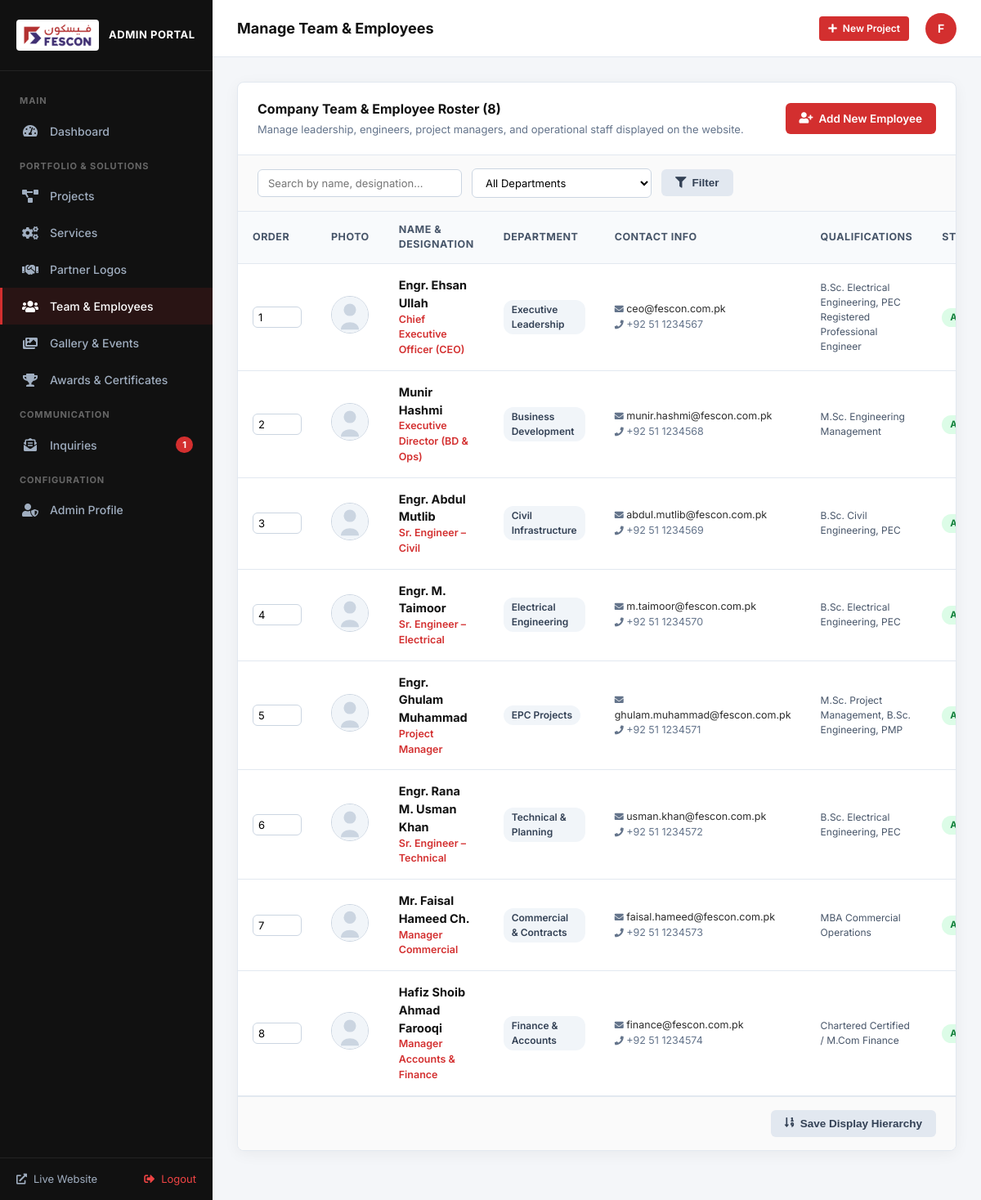
/admin/team.php (signed in), run on the app's committed database.
### tables this page shows
CREATE TABLE team_members (
        id INTEGER PRIMARY KEY AUTOINCREMENT,
        name TEXT NOT NULL,
        designation TEXT NOT NULL,
        department TEXT DEFAULT 'Engineering',
        image_url TEXT,
        email TEXT,
        phone TEXT,
        linkedin_url TEXT,
        bio TEXT,
        education TEXT,
        sort_order INTEGER DEFAULT 0,
        is_active INTEGER DEFAULT 1,
        created_at DATETIME DEFAULT CURRENT_TIMESTAMP
    );

### includes/config.php (called while the page is built, shortened)
<?php
$scriptName = str_replace('\\', '/', $_SERVER['SCRIPT_NAME'] ?? '');
$scriptDir = dirname($scriptName);
if ($scriptDir === '/' || $scriptDir === '\\') {
    $base_url = '';
} else {
    $parts = explode('/', trim($scriptDir, '/'));
    $knownPages = [
        'about-us', 'our-story', 'our-values', 'management-team', 'the-founder',
        'certifications', 'collaborations', 'blogs', 'gallery', 'awards', 'services', 'planning-and-designing',
        'epc-projects', 'energy-transmission-distribution', 'operation-maintenance',
        'mep-solutions', 'civil-works', 'projects', 'hse-policy', 'welfare-policy',
        'csr-policy', 'team', 'contact-us', 'careers', 'client-projects',
        'project-detail', 'service-detail', 'admin', 'api'
    ];
    if (!empty($parts) && in_array(end($parts), $knownPages)) {
        array_pop($parts);
    }
    $base_url = !empty($parts) ? '/' . implode('/', $parts) : '';
}
?>

### admin/team.php (the view, shortened to what this page needs)
<?php
require_once __DIR__ . '/includes/header.php';
$search_query = trim($_GET['q'] ?? '');
$sql = "SELECT * FROM team_members WHERE 1=1 ";
$params = [];
$sql .= "ORDER BY sort_order ASC, id ASC";
$stmt = $db->prepare($sql);
$stmt->execute($params);
$team = $stmt->fetchAll();
?>
<div class="admin-card">
    <div class="admin-card-header">
        <div>
            <h3 class="admin-card-title">Company Team &amp; Employee Roster (<?php echo count($team); ?>)</h3>
            <p style="font-size: 13px; color: #64748b; margin: 4px 0 0;">Manage leadership, engineers, project managers, and operational staff displayed on the website.</p>
        </div>
        <a href="<?php echo $base_url; ?>/admin/team-form.php" class="btn-admin btn-admin-primary">
            <i class="fas fa-user-plus"></i> Add New Employee
        </a>
    </div>
    <div style="padding: 16px 24px; background: #fafafa; border-bottom: 1px solid var(--admin-border);">
        <form method="GET" action="" style="display: flex; flex-wrap: wrap; gap: 12px; align-items: center;">
            <input type="text" name="q" class="form-control" placeholder="Search by name, designation..." value="<?php echo htmlspecialchars($search_query); ?>" style="max-width: 250px; padding: 8px 12px; font-size: 13px;">
            <select name="dept" class="form-control" style="max-width: 220px; padding: 8px 12px; font-size: 13px;">
                <option value="">All Departments</option>
            </select>
            <button type="submit" class="btn-admin btn-admin-secondary" style="padding: 8px 16px;">
                <i class="fas fa-filter"></i> Filter
            </button>
        </form>
    </div>
    <form method="POST" action="">
        <div class="admin-table-wrap">
            <table class="admin-table">
                <thead>
                    <tr>
                        <th style="width: 70px;">Order</th>
                        <th style="width: 70px;">Photo</th>
                        <th>Name &amp; Designation</th>
                        <th>Department</th>
                        <th>Contact Info</th>
                        <th>Qualifications</th>
                        <th>Status</th>
                    </tr>
                </thead>
                <tbody>
                    <?php if (!empty($team)): ?>
                        <?php foreach ($team as $m): ?>
                            <tr>
                                <td>
                                    <input type="number" name="sort_orders[<?php echo $m['id']; ?>]" value="<?php echo $m['sort_order']; ?>" class="form-control" style="width: 60px; padding: 4px 6px; font-size: 13px;">
                                </td>
                                <td>
                                    <?php if (!empty($m['image_url'])): ?>
                                        <img src="<?php echo htmlspecialchars($m['image_url']); ?>" onerror="this.onerror=null; this.src='<?php echo $base_url; ?>/assets/images/placeholder.svg';" alt="" style="width: 46px; height: 46px; border-radius: 50%; object-fit: cover; border: 1px solid #cbd5e1;">
                                    <?php else: ?>
                                        <div style="width: 46px; height: 46px; border-radius: 50%; background: #e2e8f0; color: #475569; display: flex; align-items: center; justify-content: center; font-weight: 700; font-size: 16px;">
                                            <?php echo strtoupper(substr($m['name'], 0, 1)); ?>
                                        </div>
                                    <?php endif; ?>
                                </td>
                                <td>
                                    <strong style="font-size: 14.5px; color: #111;"><?php echo htmlspecialchars($m['name']); ?></strong>
                                    <div style="font-size: 12.5px; color: var(--admin-primary); font-weight: 600;">
                                        <?php echo htmlspecialchars($m['designation']); ?>
                                    </div>
                                </td>
                                <td>
                                    <span style="display: inline-block; background: #f1f5f9; color: #334155; padding: 3px 10px; border-radius: 12px; font-size: 12px; font-weight: 600;">
                                        <?php echo htmlspecialchars($m['department'] ?: 'General'); ?>
                                    </span>
                                </td>
                                <td>
                                    <?php if (!empty($m['email'])): ?>
                                        <div style="font-size: 12.5px;"><i class="fas fa-envelope" style="font-size: 11px; color:#64748b;"></i> <?php echo htmlspecialchars($m['email']); ?></div>
                                    <?php endif; ?>
                                    <?php if (!empty($m['phone'])): ?>
                                        <div style="font-size: 12.5px; color:#64748b;"><i class="fas fa-phone" style="font-size: 11px;"></i> <?php echo htmlspecialchars($m['phone']); ?></div>
                                    <?php endif; ?>
                                </td>
                                <td>
                                    <div style="font-size: 12px; color: #475569; max-width: 220px;">
                                        <?php echo htmlspecialchars($m['education'] ?: '-'); ?>
                                    </div>
                                </td>
                                <td>
                                    <span class="badge-status-pill <?php echo $m['is_active'] ? 'completed' : 'ongoing'; ?>">
                                        <?php echo $m['is_active'] ? 'Active' : 'Inactive'; ?>
                                    </span>
                                </td>
                            </tr>
                        <?php endforeach; ?>
                    <?php endif; ?>
                </tbody>
            </table>
        </div>
        <?php if (!empty($team)): ?>
            <div style="padding: 16px 24px; background: #fafafa; border-top: 1px solid var(--admin-border); display: flex; justify-content: flex-end;">
                <button type="submit" class="btn-admin btn-admin-secondary">
                    <i class="fas fa-sort-numeric-down"></i> Save Display Hierarchy
                </button>
            </div>
        <?php endif; ?>
    </form>
</div>
<?php require_once __DIR__ . '/includes/footer.php'; ?>

### admin/assets/css/admin.css (style rules this page uses)
:root { --admin-sidebar-bg: #111111; --admin-sidebar-hover: #1f1f1f; --admin-sidebar-active: #d32f2f; --admin-primary: #d32f2f; --admin-primary-hover: #b71c1c; --admin-secondary: #066aab; --admin-dark: #1e1e24; --admin-light-bg: #f4f6f9; --admin-card-bg: #ffffff; --admin-text-main: #2b2b2b; --admin-text-muted: #6c757d; --admin-border: #e2e8f0; --admin-success: #28a745; --admin-warning: #ffc107; --admin-danger: #dc3545; --admin-radius: 8px; --admin-shadow: 0 4px 18px rgba(0, 0, 0, 0.05); }
* { box-sizing: border-box; margin: 0; padding: 0; }
body.admin-body { font-family: 'Inter', -apple-system, BlinkMacSystemFont, "Segoe UI", Roboto, sans-serif; background-color: var(--admin-light-bg); color: var(--admin-text-main); display: flex; min-height: 100vh; font-size: 14px; line-height: 1.5; }
.admin-card { background: var(--admin-card-bg); border-radius: var(--admin-radius); border: 1px solid var(--admin-border); box-shadow: var(--admin-shadow); margin-bottom: 30px; overflow: hidden; }
.admin-card-header { padding: 20px 24px; border-bottom: 1px solid var(--admin-border); display: flex; align-items: center; justify-content: space-between; flex-wrap: wrap; gap: 12px; }
.admin-card-title { font-size: 16px; font-weight: 700; color: #111; }
.admin-table-wrap { overflow-x: auto; }
.admin-table { width: 100%; border-collapse: collapse; text-align: left; }
.admin-table th { background: #f8fafc; padding: 13px 18px; font-size: 12.5px; font-weight: 700; color: #475569; text-transform: uppercase; letter-spacing: 0.04em; border-bottom: 1px solid var(--admin-border); }
.admin-table td { padding: 15px 18px; border-bottom: 1px solid var(--admin-border); vertical-align: middle; font-size: 14px; }
.btn-admin { display: inline-flex; align-items: center; gap: 7px; padding: 8px 16px; border-radius: 6px; font-size: 13.5px; font-weight: 600; text-decoration: none; cursor: pointer; border: 1px solid transparent; transition: all 0.2s ease; }
.btn-admin-primary { background: var(--admin-primary); color: #ffffff; }
.btn-admin-secondary { background: #e2e8f0; color: #334155; }
.form-control { width: 100%; padding: 10px 14px; border: 1px solid #cbd5e1; border-radius: 6px; font-size: 14px; font-family: inherit; background: #ffffff; transition: border-color 0.2s, box-shadow 0.2s; }
.badge-status-pill { display: inline-block; padding: 3px 10px; border-radius: 20px; font-size: 11.5px; font-weight: 700; text-transform: uppercase; }
.badge-status-pill.completed { background: #dcfce7; color: #15803d; }

### data on the page
team_members: id+sort_order "1", name "Engr. Ehsan Ullah", designation "Chief Executive Officer (CEO)", department "Executive Leadership", email "ceo@fescon.com.pk", phone "+92 51 1234567", education "B.Sc. Electrical Engineering, PEC Registered Professional Engineer", is_active "ACTIVE"
team_members: id+sort_order "2", image_url (placeholder picture), name "Munir Hashmi", designation "Executive Director (BD & Ops)", department "Business Development", email "munir.hashmi@fescon.com.pk", phone "+92 51 1234568", education "M.Sc. Engineering Management", is_active "ACTIVE"
team_members: id+sort_order "3", image_url (placeholder picture), name "Engr. Abdul Mutlib", designation "Sr. Engineer – Civil", department "Civil Infrastructure", email "abdul.mutlib@fescon.com.pk", phone "+92 51 1234569", education "B.Sc. Civil Engineering, PEC", is_active "ACTIVE"
team_members: id+sort_order "4", image_url (placeholder picture), name "Engr. M. Taimoor", designation "Sr. Engineer – Electrical", department "Electrical Engineering", email "m.taimoor@fescon.com.pk", phone "+92 51 1234570", education "B.Sc. Electrical Engineering, PEC", is_active "ACTIVE"
team_members: id+sort_order "5", image_url (placeholder picture), name "Engr. Ghulam Muhammad", designation "Project Manager", department "EPC Projects", email "ghulam.muhammad@fescon.com.pk", phone "+92 51 1234571", education "M.Sc. Project Management, B.Sc. Engineering, PMP", is_active "ACTIVE"
team_members: id+sort_order "6", image_url (placeholder picture), name "Engr. Rana M. Usman Khan", designation "Sr. Engineer – Technical", department "Technical & Planning", email "usman.khan@fescon.com.pk", phone "+92 51 1234572", education "B.Sc. Electrical Engineering, PEC", is_active "ACTIVE"
team_members: id+sort_order "7", image_url (placeholder picture), name "Mr. Faisal Hameed Ch.", designation "Manager Commercial", department "Commercial & Contracts", email "faisal.hameed@fescon.com.pk", phone "+92 51 1234573", education "MBA Commercial Operations", is_active "ACTIVE"
team_members: id+sort_order "8", image_url (placeholder picture), name "Hafiz Shoib Ahmad Farooqi", designation "Manager Accounts & Finance", department "Finance & Accounts", email "finance@fescon.com.pk", phone "+92 51 1234574", education "Chartered Certified / M.Com Finance", is_active "ACTIVE"

### other printed values
$unread_count "1"
$admin_page_title "Manage Team & Employees"
substr($current_admin['name'], 0, 1) "F"
count($team) "8"
